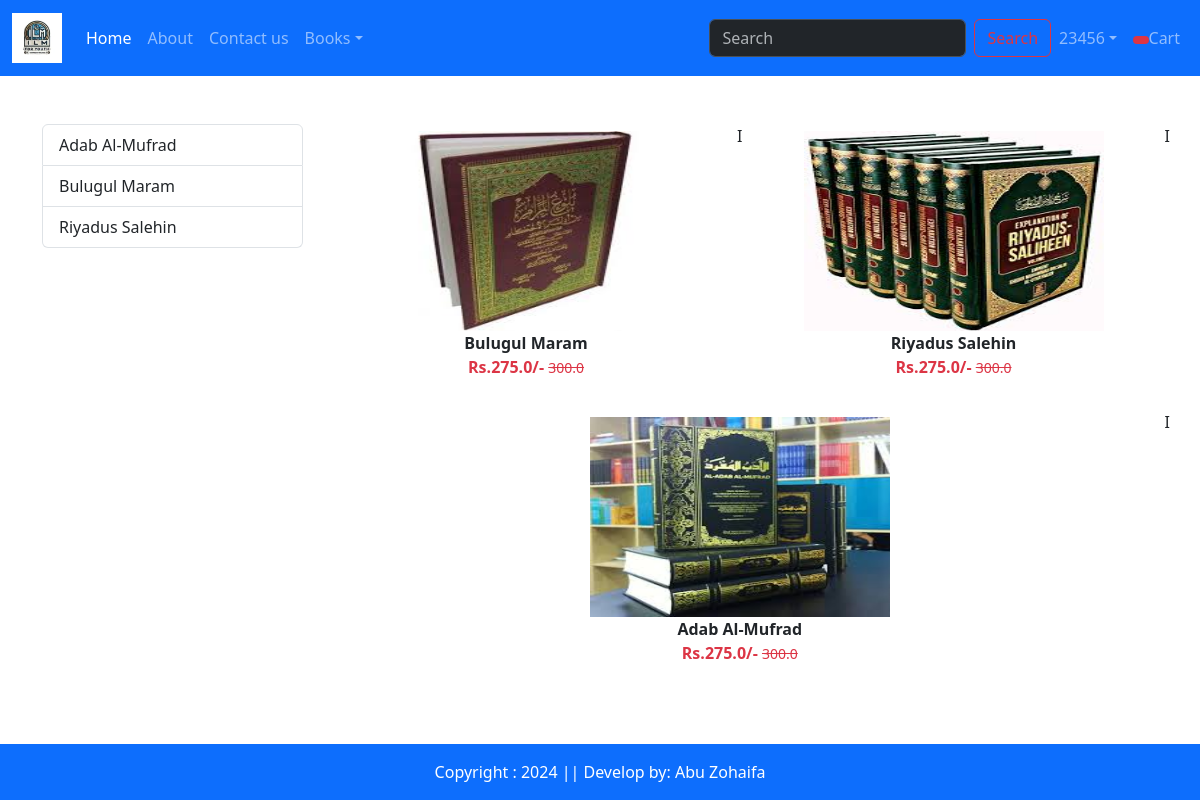
/category/HH (signed in), run on the app's committed database.
### app/models.py (models this page shows, shortened)
class Product(models.Model):
    title= models.CharField(max_length=100)
    selling_price = models.FloatField()
    discounted_price = models.FloatField()
    description= models.TextField()
    composition = models.TextField(default='')
    prodapp = models.TextField(default='')
    category =models.CharField(choices=CATEGORY_CHOICES, max_length=2)
    product_image = models.ImageField(upload_to='product')

### app/views.py (the view)
# urls.py: path("category/<slug:val>", views.CategoryView.as_view(), name="category" ),
class CategoryView(View):
    def get(self, request, val):
        product = Product.objects.filter(category=val)
        title =  Product.objects.filter(category=val).values('title').annotate(total=Count('title'))
        return render(request, "app/category.html", locals())

### app/context_processors.py (called while the page is built)
def total_items(request):
    totalitem = 0
    if request.user.is_authenticated:
        totalitem = len(Cart.objects.filter(user=request.user))
    return {'totalitem': totalitem}

### app/templates/app/category.html (shortened to what this page needs)
{% extends 'app/base.html' %}
{% load static %}
{% block main-content %}
<div class="container my-5">
    <div class="row">
        <div class="col-sm-3">
            <div class="list-group">
                {% for val in title %}
                <a href= "{% url 'category-title' val.title %}" class="list-group-item list-group-item-action" aria-current="true">{{val.title}}</a>
                {% endfor %}
            </div>
        </div>
    <div class="col-sm-9">
        <div class="row">
            {% for prod in product %}
            <div class="col text-center mb-4">
            <a href="{% url 'product-detail' prod.id %}" class="btn">
            <div>
                <img src="{{prod.product_image.url}}" width="300px" height="200px" />
                <div class="fw-bold">{{prod.title}}</div>
                <div class="fw-bold text-danger">
                Rs.{{prod.discounted_price}}/-
                <small class="fw-light text-decoration-line-through">{{prod.selling_price}}</small>
            </div>
        </div>
        </a>
    </div> I
    {% endfor %}
</div>
{% endblock main-content %}

### app/templates/app/base.html (shortened to what this page needs)
{% load static %}
<!DOCTYPE html>
<html lang="en">
<head>
    <link rel="stylesheet" href="https://cdnjs.cloudflare.com/ajax/libs/font-awesome/6.7.2/css/all.min.css"/>
    <link href="https://cdn.jsdelivr.net/npm/bootstrap@5.3.3/dist/css/bootstrap.min.css" rel="stylesheet">
    <link rel="stylesheet" href="{% static 'app/css/owl.carousel.min.css' %}" />
    <link rel="stylesheet" href="{% static 'app/css/style.css' %}" />
</head>
<body>
    <nav class="navbar navbar-expand-lg bg-primary" data-bs-theme="dark">
        <div class="container-fluid">
          <a class="navbar-brand" href="{% url 'home' %}"><img src="{% static 'app\images\product\title.jpg' %}" alt="" width="50" height="50"></a>
          <div class="collapse navbar-collapse" id="navbarColor01">
            <ul class="navbar-nav me-auto">
              <li class="nav-item">
                <a class="nav-link active" href="{% url 'home' %}">Home
                </a>
              </li>
              <li class="nav-item">
                <a class="nav-link" href="{% url 'about' %}">About</a>
              </li>
              <li class="nav-item">
                <a class="nav-link" href="{% url 'contact' %}">Contact us</a>
              </li>
              <li class="nav-item dropdown">
                <a class="nav-link dropdown-toggle" data-bs-toggle="dropdown" href="#" role="button" aria-haspopup="true" aria-expanded="false">Books</a>
              </li>
            </ul>
            <form class="d-flex" role="search" action="/search">
              <input class="form-control me-2" type="search" placeholder="Search" name="search"
              aria-label="Search">
              <button class="btn btn-outline-danger" type="submit">Search</button>
              </form>
          </div>
          <ul class="navbar-nav me-auto">
            {% if request.user.is_authenticated %}
            <li class="nav-item dropdown">
            <a class="nav-link dropdown-toggle" data-bs-toggle="dropdown" href="#" role="button" aria-haspopup="true" aria-expanded="false">{{ request.user.username }}</a>
            </li>
            <li class="nav-item"><a class="nav-link" href="{% url 'showcart' %}"><span class="badge bg-danger"> {% if totalitem > 0 %} {{totalitem}} {% endif %}</span>Cart</a></li
            {% else %}
            <li class="nav-item"><a class="nav-link" href="{% url 'login' %}">Login</a></li>
            <li class="nav-item"><a class="nav-link" href="{% url 'customerregistration' %}">Register</a></li>
            {% endif %}
          </ul>
        </div>
      </nav>
    <main>
    {% block main-content %}{% endblock main-content %}
    </main>
    <footer class="bg-primary text-white text-center py-3 mt-4">
        Copyright : 2024 || Develop by: Abu Zohaifa
    </footer>
</body>
</html>

### data on the page
Product: product_image (picture), title "Bulugul Maram", discounted_price "275.0", selling_price "300.0"
Product: product_image (picture), title "Riyadus Salehin", discounted_price "275.0", selling_price "300.0"
Product: product_image (picture), title "Adab Al-Mufrad", discounted_price "275.0", selling_price "300.0"

### other printed values
{{ request.user.username }} "23456"
{{ val.title }} "Adab Al-Mufrad" "Bulugul Maram" "Riyadus Salehin"
